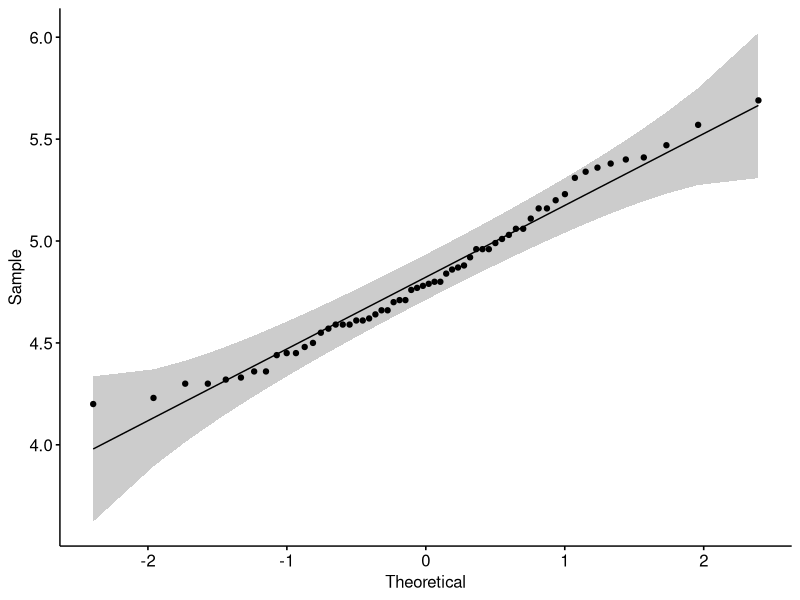
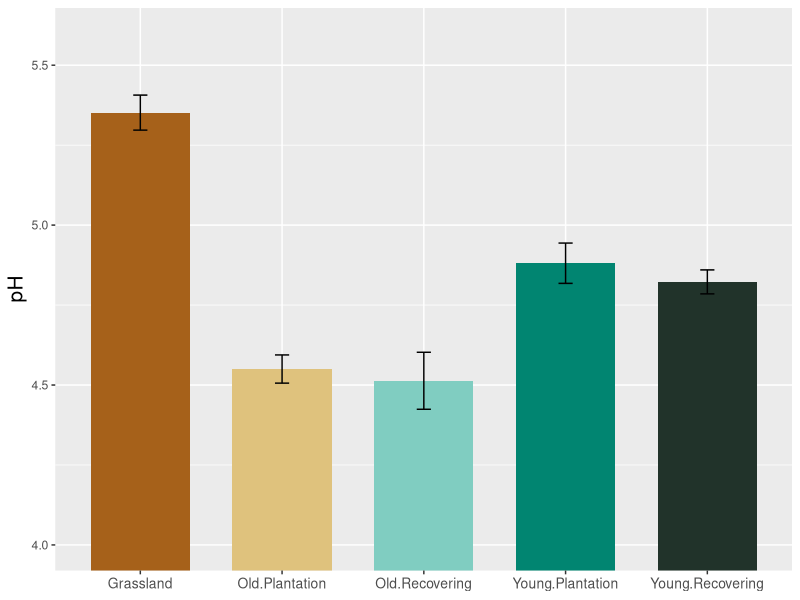
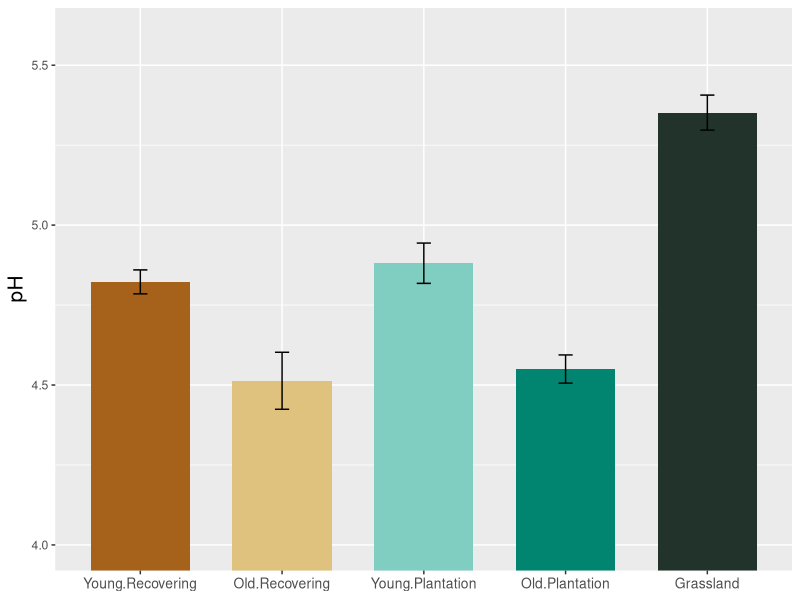
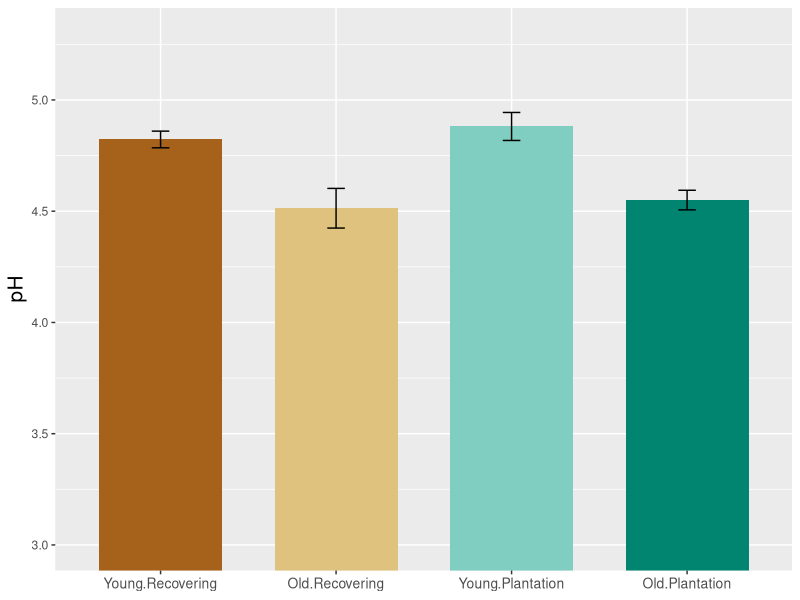
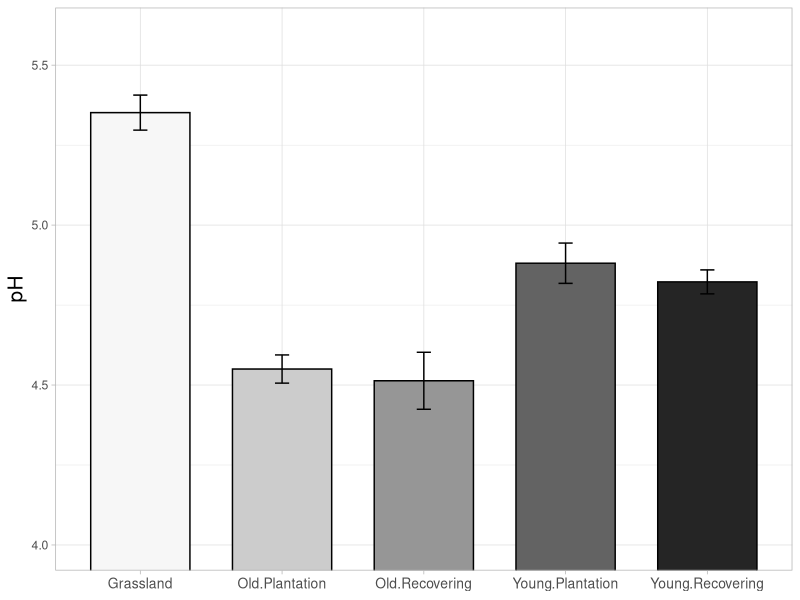
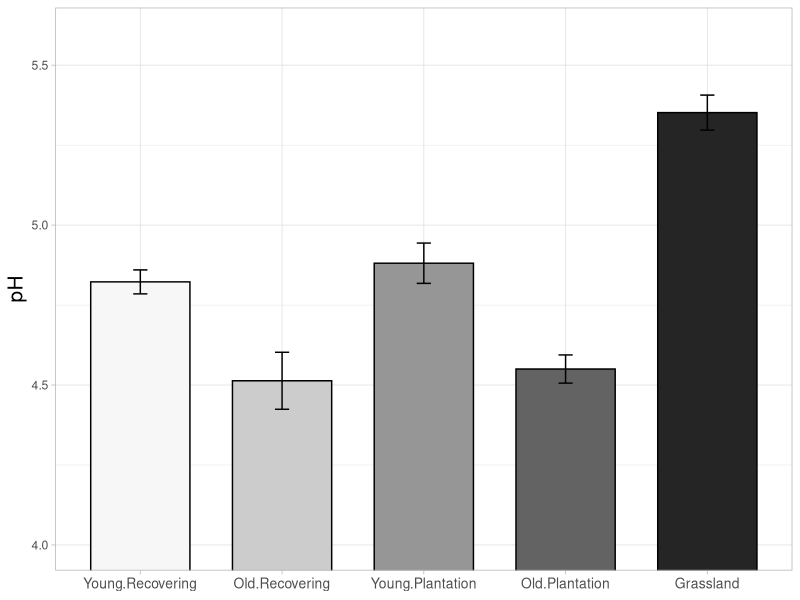
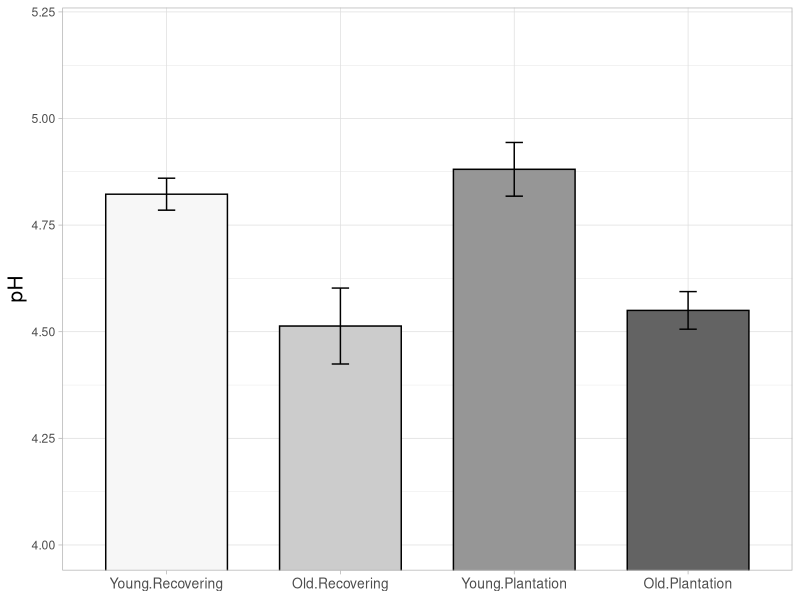

These charts were generated, in order, by the following R code:
# Effect of land management on soil pH
# Attempting to produce a bar chart 
# Emma Gemal, s1758915@sms.ed.ac.uk
# University of Edinburgh
# Created 22/10/2019


setwd("~/Documents/Uni Work/Year 3/Ecological Measurement")

## Library ----
library(plyr)
library(tidyverse)
library(ggpubr)  
library(plotrix)


## Loading data ----
soilph <- read.csv("soil-ph-data.csv")
str(soilph)


## Checking normality ----
ggqqplot(soilph$ph)
# pretty close to the line, looks good 


## Data manipulation ----
soilph <- soilph %>% 
              mutate(site = revalue(site, c("site1" = "Young.Recovering",
                                            "site2" = "Young.Plantation",
                                            "site3" = "Old.Recovering",
                                            "site4" = "Old.Plantation",
                                            "site5" = "Grassland"))) 
detach(package:plyr)
phmean_se <- soilph %>% 
              group_by(site) %>% 
              summarize(mean_ph = mean(ph), se = std.error(ph))


## All sites barplot ----
(all_sites <- ggplot(data = phmean_se, aes(x = site, y = mean_ph, fill = site)) +
                geom_col(show.legend = FALSE, width = 0.7) +
                geom_errorbar(aes(ymin = mean_ph - se, ymax = mean_ph + se), width = 0.1) +
                scale_fill_manual(values = c("#a6611a", 
                                             "#dfc27d",
                                             "#80cdc1",
                                             "#018571",
                                             "#21332A")) +
                labs(y = "pH") +
                theme_grey() +
                theme(axis.title.x = element_blank(),
                      axis.text.x = element_text(size = 10),
                      axis.title.y = element_text(size = 15)) +
                coord_cartesian(ylim = c(4,5.6)))

# ggsave("allsites_scaled2.png")


## All sites (reordered) ----
sites_ordered <- phmean_se %>% 
                    mutate(site = factor(site, levels = c("Young.Recovering",
                                                          "Old.Recovering",
                                                          "Young.Plantation",
                                                          "Old.Plantation",
                                                          "Grassland"))) %>% 
                    arrange(site)

# plot of all sites (ordered by recovering and plantation)
(plot_all_ordered <- ggplot(data = sites_ordered, aes(x = site, y = mean_ph, fill = site)) +
                        geom_col(show.legend = FALSE, width = 0.7) +
                        geom_errorbar(aes(ymin = mean_ph - se, ymax = mean_ph + se), width = 0.1) +
                        scale_fill_manual(values = c("#a6611a", 
                                                     "#dfc27d",
                                                     "#80cdc1",
                                                     "#018571",
                                                     "#21332A")) +
                        labs(y = "pH") +
                        theme_grey() +
                        theme(axis.title.x = element_blank(),
                              axis.text.x = element_text(size = 10),
                              axis.title.y = element_text(size = 15)) +
                        coord_cartesian(ylim = c(4,5.6)))

# ggsave("allsites_ordered_scaled2.png")


## Managed sites ----
managed_sites <- subset(sites_ordered, site != "Grassland")

(plot_managed <- ggplot(data = managed_sites, aes(x = site, y = mean_ph, fill = site)) +
        geom_col(show.legend = FALSE, width = 0.7) +
        geom_errorbar(aes(ymin = mean_ph - se, ymax = mean_ph + se), width = 0.1) +
        scale_fill_manual(values = c("#a6611a", 
                                     "#dfc27d",
                                     "#80cdc1",
                                     "#018571")) +
        labs(y = "pH") +
        theme_grey() +
        theme(axis.title.x = element_blank(),
              axis.text.x = element_text(size = 10),
              axis.title.y = element_text(size = 15)) +
        coord_cartesian(ylim = c(3,5.3)))

# ggsave("managed_sites.png")

# secondary plots produced with ylim set to 4 and 5.x


## Black & White plots ----
# all sites
(all_bw <- ggplot(data = phmean_se, aes(x = site, y = mean_ph, fill = site)) +
     geom_col(show.legend = FALSE, width = 0.7, color = "black") +
     geom_errorbar(aes(ymin = mean_ph - se, ymax = mean_ph + se), width = 0.1) +
     scale_fill_manual(values = c("#f7f7f7", 
                                  "#cccccc",
                                  "#969696",
                                  "#636363",
                                  "#252525")) +
     labs(y = "pH") +
     theme_light() +    # has to go before the other theme preferences  
     theme(axis.title.x = element_blank(),
           axis.text.x = element_text(size = 10),
           axis.title.y = element_text(size = 15)) +
     coord_cartesian(ylim = c(4,5.6)))

# ggsave("all_bw.png")

# all sites rearranged  
(all_ord_bw <- ggplot(data = sites_ordered, aes(x = site, y = mean_ph, fill = site)) +
        geom_col(show.legend = FALSE, width = 0.7, color = "black") +
        geom_errorbar(aes(ymin = mean_ph - se, ymax = mean_ph + se), width = 0.1) +
        scale_fill_manual(values = c("#f7f7f7", 
                                     "#cccccc",
                                     "#969696",
                                     "#636363",
                                     "#252525")) +
        labs(y = "pH") +
        theme_light() +
        theme(axis.title.x = element_blank(),
              axis.text.x = element_text(size = 10),
              axis.title.y = element_text(size = 15)) +
        coord_cartesian(ylim = c(4,5.6)))

# ggsave("all_order_bw.png")

# managed sites 
(managed_bw <- ggplot(data = managed_sites, aes(x = site, y = mean_ph, fill = site)) +
        geom_col(show.legend = FALSE, width = 0.7, color = "black") +
        geom_errorbar(aes(ymin = mean_ph - se, ymax = mean_ph + se), width = 0.1) +
        scale_fill_manual(values = c("#f7f7f7", 
                                     "#cccccc",
                                     "#969696",
                                     "#636363")) +
        labs(y = "pH") +
        theme_light() +
        theme(axis.title.x = element_blank(),
              axis.text.x = element_text(size = 10),
              axis.title.y = element_text(size = 15)) +
        coord_cartesian(ylim = c(4,5.2)))

# ggsave("managed_bw.png")
